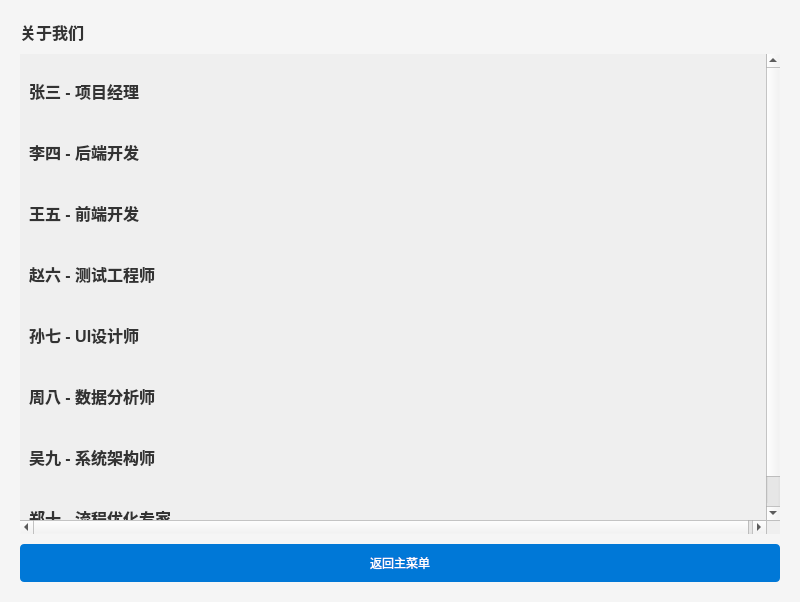
<?xml version="1.0" encoding="UTF-8"?>
<ui version="4.0">
 <class>AboutUsWindow</class>
 <widget class="QMainWindow" name="AboutUsWindow">
  <property name="geometry">
   <rect>
    <x>0</x>
    <y>0</y>
    <width>800</width>
    <height>602</height>
   </rect>
  </property>
  <property name="styleSheet">
   <string>QMainWindow {
    background-color: #F5F5F5;
    font-family: 'Segoe UI', sans-serif;
}

QPushButton {
    background-color: #0078D7;
    border: none;
    border-radius: 4px;
    color: white;
    padding: 10px;
    min-width: 150px;
}

QPushButton:hover {
    background-color: #005FAC;
}

QLabel {
    font-size: 16px;
    font-weight: bold;
    color: #333;
}

QScrollArea {
    border: none;
}

QTextEdit {
    border: 1px solid #ccc;
    font-size: 14px;
    color: #333;
    padding: 10px;
    background-color: #F5F5F5;
}</string>
  </property>
  <widget class="QWidget" name="centralwidget">
   <layout class="QVBoxLayout" name="verticalLayout">
    <property name="spacing">
     <number>10</number>
    </property>
    <property name="leftMargin">
     <number>20</number>
    </property>
    <property name="topMargin">
     <number>20</number>
    </property>
    <property name="rightMargin">
     <number>20</number>
    </property>
    <property name="bottomMargin">
     <number>20</number>
    </property>
    <item>
     <widget class="QLabel" name="aboutUsTitleLabel">
      <property name="text">
       <string>关于我们</string>
      </property>
     </widget>
    </item>
    <item>
     <widget class="QScrollArea" name="scrollArea">
      <property name="widgetResizable">
       <bool>true</bool>
      </property>
      <widget class="QWidget" name="scrollAreaWidgetContents">
       <property name="geometry">
        <rect>
         <x>0</x>
         <y>0</y>
         <width>750</width>
         <height>500</height>
        </rect>
       </property>
       <property name="minimumSize">
        <size>
         <width>750</width>
         <height>500</height>
        </size>
       </property>
       <layout class="QVBoxLayout" name="scrollAreaLayout">
        <item>
         <widget class="QLabel" name="teamMemberLabel1">
          <property name="text">
           <string>张三 - 项目经理</string>
          </property>
         </widget>
        </item>
        <item>
         <widget class="QLabel" name="teamMemberLabel2">
          <property name="text">
           <string>李四 - 后端开发</string>
          </property>
         </widget>
        </item>
        <item>
         <widget class="QLabel" name="teamMemberLabel3">
          <property name="text">
           <string>王五 - 前端开发</string>
          </property>
         </widget>
        </item>
        <item>
         <widget class="QLabel" name="teamMemberLabel4">
          <property name="text">
           <string>赵六 - 测试工程师</string>
          </property>
         </widget>
        </item>
        <item>
         <widget class="QLabel" name="teamMemberLabel5">
          <property name="text">
           <string>孙七 - UI设计师</string>
          </property>
         </widget>
        </item>
        <item>
         <widget class="QLabel" name="teamMemberLabel6">
          <property name="text">
           <string>周八 - 数据分析师</string>
          </property>
         </widget>
        </item>
        <item>
         <widget class="QLabel" name="teamMemberLabel7">
          <property name="text">
           <string>吴九 - 系统架构师</string>
          </property>
         </widget>
        </item>
        <item>
         <widget class="QLabel" name="teamMemberLabel8">
          <property name="text">
           <string>郑十 - 流程优化专家</string>
          </property>
         </widget>
        </item>
       </layout>
      </widget>
     </widget>
    </item>
    <item>
     <layout class="QHBoxLayout" name="buttonLayout">
      <item>
       <widget class="QPushButton" name="backButton">
        <property name="cursor">
         <cursorShape>PointingHandCursor</cursorShape>
        </property>
        <property name="text">
         <string>返回主菜单</string>
        </property>
       </widget>
      </item>
     </layout>
    </item>
   </layout>
  </widget>
 </widget>
 <resources/>
 <connections/>
</ui>
